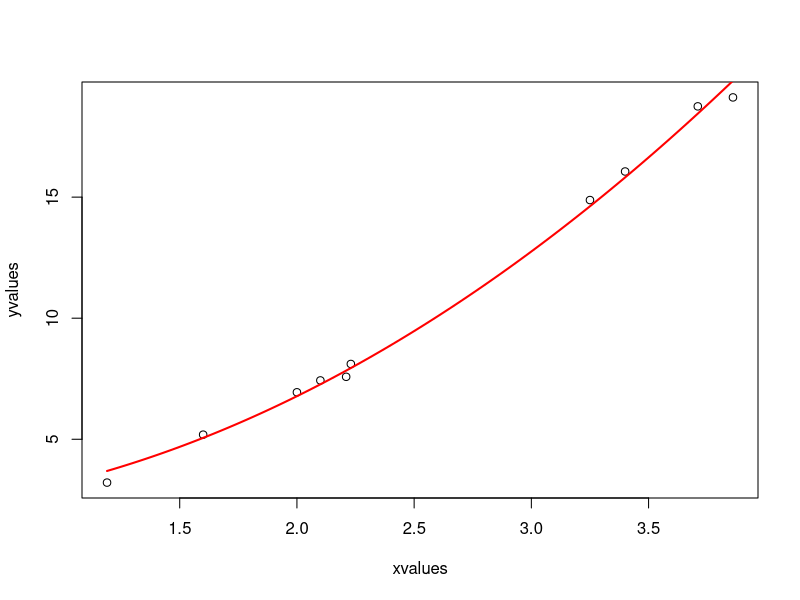

Recreate this plot in R.
xvalues <- c(1.6,2.1,2,2.23,3.71,3.25,3.4,3.86,1.19,2.21) 
yvalues <- c(5.19,7.43,6.94,8.11,18.75,14.88,16.06,19.12,3.21,7.58)
png(file="nls.png")

plot(xvalues, yvalues)
      


model <- nls(yvalues ~ b1*xvalues^2 + b2, 
             start = list(b1 = 1, b2 = 3)) 


new.data <- data.frame(xvalues = seq(min(xvalues), max(xvalues), length.out = 100)) 


lines(new.data$xvalues, predict(model, newdata = new.data), 
      col = "red", lwd = 2
      ) 
dev.off()


print(sum(resid(model)^2)) 


print(confint(model))
